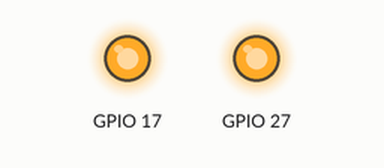
This program was run on a simulated Raspberry Pi (BCM pin numbers). On the bench: output pins drawn as LEDs (lit = HIGH). What the program prints to the terminal is not drawn. At 0.0 s the program stops and its outputs stay as they are.

Above: at 0.1 s.
Timing chart, 0 to 1.5 s (numbered marks = the images above):
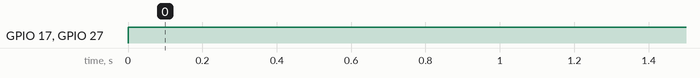

Measured:
- by itself, GPIO 17, GPIO 27: LOW → HIGH at 0.00 s

The program:

led_on.py
```python
#!/usr/bin/python3
#https://sites.google.com/site/rasberrypintust/raspberry-pi-shu-mei-pai-shi-qian-zhun-bei/python-gipo-an-zhuang
import RPi.GPIO as GPIO

GPIO.setmode(GPIO.BCM)
GPIO.cleanup()
GPIO.setwarnings(False)
GPIO.setup(17, GPIO.OUT)
GPIO.setup(27, GPIO.OUT)
print("17 27亮")
GPIO.output(17, GPIO.HIGH)
GPIO.output(27, GPIO.HIGH)
```
